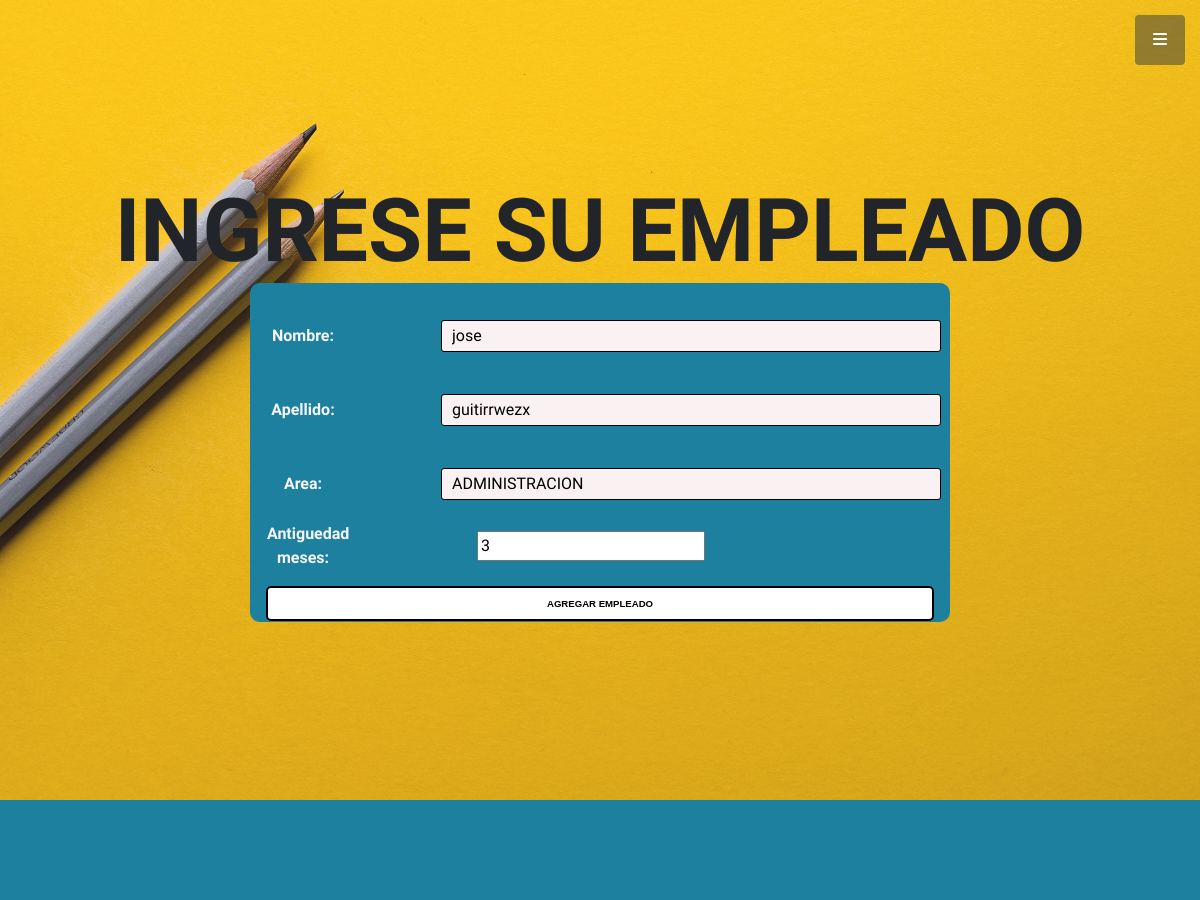
/streamingCenter/editar_empleado/3 (upper part), run on an earlier commit of the app's database.
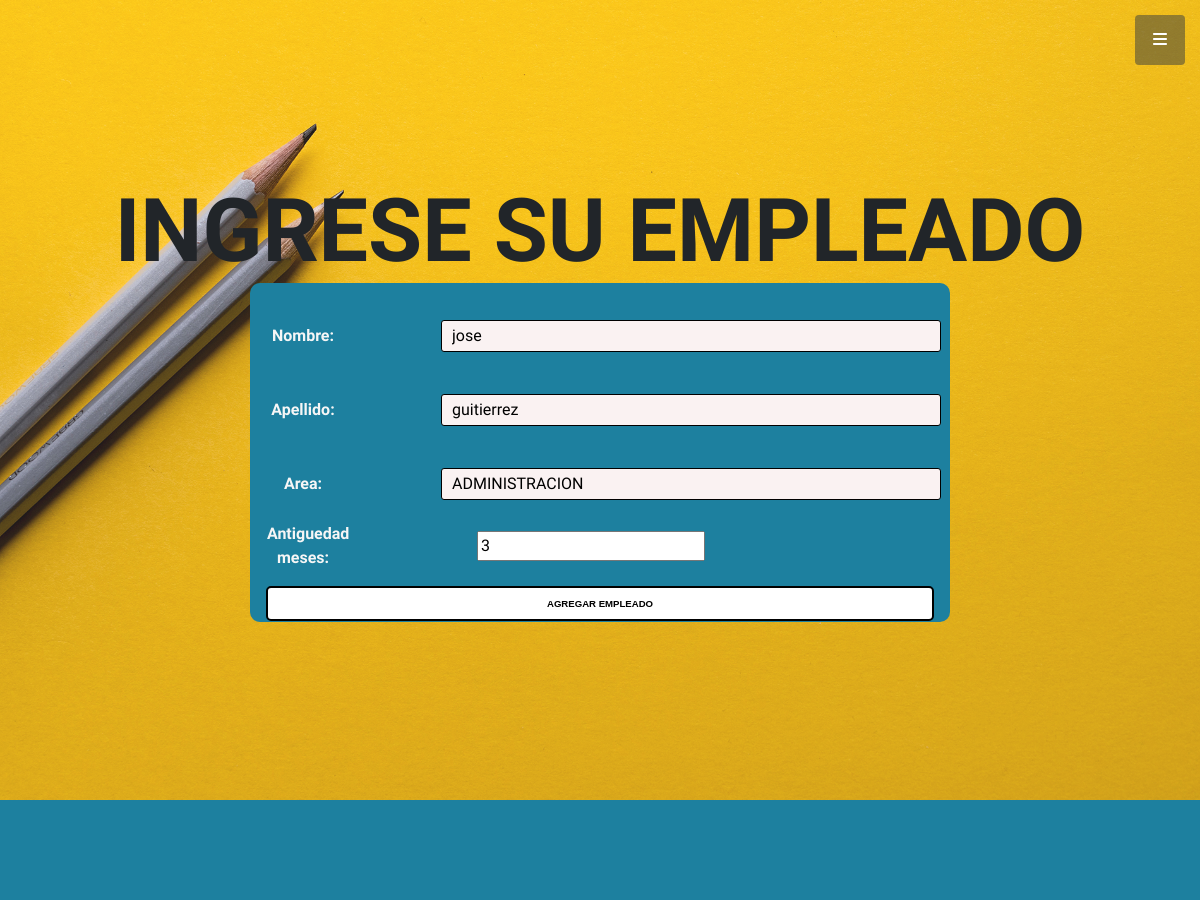
And on a later commit of the database.
### clientes/models.py (models this page shows, shortened)
class Empleados(models.Model):
    nombre = models.CharField(max_length=30)
    apellido = models.CharField(max_length=30)
    area = models.CharField(max_length=30)
    antiguedad_meses = models.IntegerField()

### clientes/views.py (the view)
# urls.py: path("editar_empleado/<id>", views.editar_empleado, name ="editarEmpleado"),
def editar_empleado(request, id):
    empleado = Empleados.objects.get(id=id)
    if request.method == 'POST':
        formulario_empleado = Empleado_formulario(request.POST)
        if formulario_empleado.is_valid():
            informacion = formulario_empleado.cleaned_data
            empleado.nombre = informacion['nombre']
            empleado.apellido = informacion['apellido']
            empleado.area = informacion['area']
            empleado.antiguedad_meses = informacion['antiguedad_meses']
            empleado.save()
            return render(request, 'clientes/inicio.html')
    else:
        formulario_empleado = Empleado_formulario(initial={'nombre': empleado.nombre, 'apellido': empleado.apellido, 'area': empleado.area, 'antiguedad_meses': empleado.antiguedad_meses})
    return render(request, 'clientes/empleados_template.html', {'formulario_empleados': formulario_empleado})

### clientes/forms.py (shortened to what this page needs)
class Empleado_formulario(forms.Form):
    nombre = forms.CharField(max_length=30)
    apellido = forms.CharField(max_length=30)
    area = forms.CharField(max_length=30)
    antiguedad_meses = forms.IntegerField()

### clientes/Templates/clientes/empleados_template.html (shortened to what this page needs)
{% extends "clientes/padre.html"  %}
{% load static %}
{% block formulario %}
<h1>INGRESE SU EMPLEADO</h1>
<section class = "formulario" style = color:#f6f6f6>
    <form class = "campos" action="" method="POST">{% csrf_token %}
    <table >
     {{ formulario_empleados.as_table }}
    </table>
    <input class = "boton", type="submit", value="AGREGAR EMPLEADO">
    </form>
</section>
{% endblock %}

What changed in the data, as far as the page shows it:
changed Empleados "jose": apellido "guitirrwezx" → "guitierrez"
